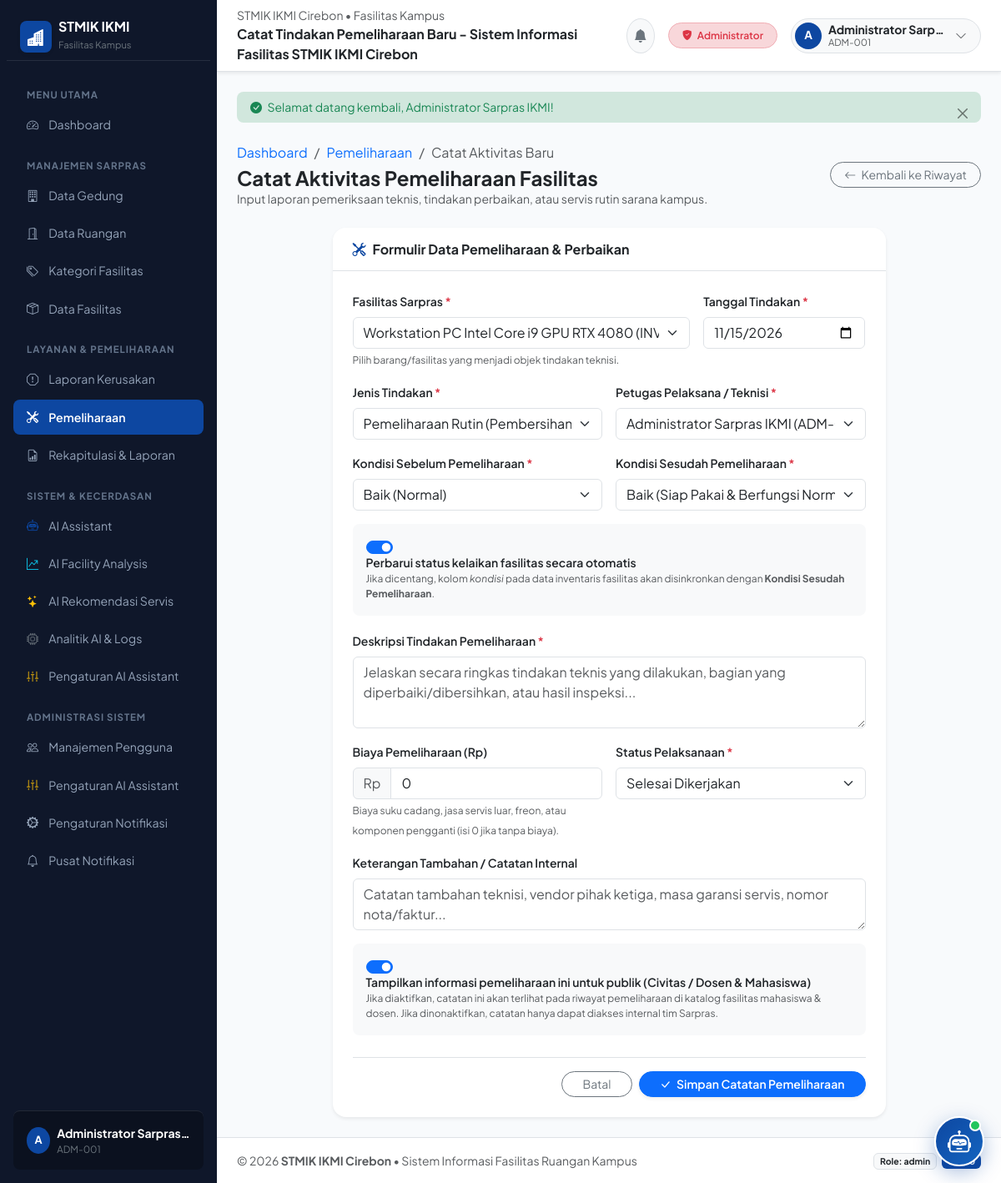
Screenshot of /public/pemeliharaan/tambah?fasilitas_id=1 (signed in) with the database file from the repository.
### tables this page shows
CREATE TABLE `users` (
  `id` int unsigned NOT NULL AUTO_INCREMENT,
  `role_id` int unsigned NOT NULL,
  `nomor_induk` varchar(50) NOT NULL COMMENT 'NIM / NIDN / NIP Civitas STMIK IKMI',
  `nama_lengkap` varchar(100) NOT NULL,
  `email` varchar(100) NOT NULL,
  `password` varchar(255) NOT NULL COMMENT 'Password terenkripsi (Bcrypt hash)',
  `telepon` varchar(20) DEFAULT NULL,
  `jenis_pengguna` enum('dosen','mahasiswa','staff','umum') NOT NULL DEFAULT 'mahasiswa',
  `status` enum('aktif','nonaktif') NOT NULL DEFAULT 'aktif',
  `created_at` timestamp NOT NULL DEFAULT CURRENT_TIMESTAMP,
  `updated_at` timestamp NOT NULL DEFAULT CURRENT_TIMESTAMP ON UPDATE CURRENT_TIMESTAMP,
  PRIMARY KEY (`id`),
  UNIQUE KEY `uq_users_nomor_induk` (`nomor_induk`),
  UNIQUE KEY `uq_users_email` (`email`),
  KEY `idx_users_role_id` (`role_id`),
  KEY `idx_users_status` (`status`),
  KEY `idx_users_jenis_pengguna` (`jenis_pengguna`),
  CONSTRAINT `fk_users_role` FOREIGN KEY (`role_id`) REFERENCES `roles` (`id`) ON DELETE RESTRICT ON UPDATE CASCADE
);

### app/views/layouts/sidebar.php (shortened to what the rows shown need)
<?php
$currentUrl = $_GET['url'] ?? 'dashboard';
$urlSegments = explode('/', trim($currentUrl, '/'));
$activeSegment = $urlSegments[0] ?? 'dashboard';
$subSegment = $urlSegments[1] ?? '';
?>
<aside class="sidebar d-flex flex-column py-3 px-2" id="mainSidebar">
    <div class="px-3 py-2 mb-3 border-bottom border-secondary border-opacity-25 d-flex align-items-center justify-content-between">
        <a href="<?= base_url('dashboard') ?>" class="text-white text-decoration-none d-flex align-items-center gap-2">
            <div class="brand-icon bg-primary text-white rounded-3 d-flex align-items-center justify-content-center p-2 shadow-sm">
                <i class="bi bi-buildings-fill fs-5"></i>
            </div>
            <div>
                <div class="fw-bold fs-6 text-white lh-1">STMIK IKMI</div>
                <small class="text-secondary" style="font-size: 0.7rem;">Fasilitas Kampus</small>
            </div>
        </a>
    </div>
    <div class="flex-grow-1 overflow-auto px-2">
        <ul class="nav flex-column">
            <li class="sidebar-heading">Menu Utama</li>
            <li class="nav-item">
                <a class="nav-link <?= ($activeSegment === 'dashboard') ? 'active' : '' ?>" href="<?= base_url('dashboard') ?>">
                    <i class="bi bi-speedometer2"></i> Dashboard
                </a>
            </li>
            <?php if (Auth::hasRole(['admin', 'petugas_sarpras'])): ?>
                <li class="sidebar-heading">Manajemen Sarpras</li>
                <li class="nav-item">
                    <a class="nav-link <?= ($activeSegment === 'gedung') ? 'active' : '' ?>" href="<?= base_url('gedung') ?>">
                        <i class="bi bi-building"></i> Data Gedung
                    </a>
                </li>
                <li class="nav-item">
                    <a class="nav-link <?= ($activeSegment === 'ruangan') ? 'active' : '' ?>" href="<?= base_url('ruangan') ?>">
                        <i class="bi bi-door-open"></i> Data Ruangan
                    </a>
                </li>
                <?php if (Auth::hasRole('admin')): ?>
                <li class="nav-item">
                    <a class="nav-link <?= ($activeSegment === 'kategori') ? 'active' : '' ?>" href="<?= base_url('kategori') ?>">
                        <i class="bi bi-tags"></i> Kategori Fasilitas
                    </a>
                </li>
                <?php endif; ?>
                <li class="nav-item">
                    <a class="nav-link <?= ($activeSegment === 'fasilitas') ? 'active' : '' ?>" href="<?= base_url('fasilitas') ?>">
                        <i class="bi bi-box-seam"></i> Data Fasilitas
                    </a>
                </li>
                <li class="sidebar-heading">Layanan & Pemeliharaan</li>
                <li class="nav-item">
                    <a class="nav-link <?= ($activeSegment === 'laporan') ? 'active' : '' ?>" href="<?= base_url('laporan') ?>">
                        <i class="bi bi-exclamation-octagon"></i> Laporan Kerusakan
                    </a>
                </li>
                <li class="nav-item">
                    <a class="nav-link <?= ($activeSegment === 'pemeliharaan') ? 'active' : '' ?>" href="<?= base_url('pemeliharaan') ?>">
                        <i class="bi bi-tools"></i> Pemeliharaan
                    </a>
                </li>
                <li class="nav-item">
                    <a class="nav-link <?= ($activeSegment === 'report' || $activeSegment === 'reporting') ? 'active' : '' ?>" href="<?= base_url('report') ?>">
                        <i class="bi bi-file-earmark-bar-graph"></i> Rekapitulasi & Laporan
                    </a>
                </li>
                <li class="sidebar-heading">Sistem & Kecerdasan</li>
                <li class="nav-item">
                    <a class="nav-link <?= ($activeSegment === 'ai-assistant' || $activeSegment === 'ai_assistant') ? 'active' : '' ?>" href="<?= base_url('ai-assistant') ?>">
                        <i class="bi bi-robot text-primary"></i> AI Assistant
                    </a>
                </li>
                <li class="nav-item">
                    <a class="nav-link <?= ($activeSegment === 'ai' && $subSegment === 'analysis') ? 'active' : '' ?>" href="<?= base_url('ai/analysis') ?>">
                        <i class="bi bi-graph-up-arrow text-info"></i> AI Facility Analysis
                    </a>
                </li>
                <li class="nav-item">
                    <a class="nav-link <?= ($activeSegment === 'ai' && $subSegment === 'recommendations') ? 'active' : '' ?>" href="<?= base_url('ai/recommendations') ?>">
                        <i class="bi bi-stars text-warning"></i> AI Rekomendasi Servis
                    </a>
                </li>
                <li class="nav-item">
                    <a class="nav-link <?= ($activeSegment === 'ai' && ($subSegment === '' || $subSegment === 'index' || $subSegment === 'logs')) ? 'active' : '' ?>" href="<?= base_url('ai') ?>">
                        <i class="bi bi-cpu text-secondary"></i> Analitik AI & Logs
                    </a>
                </li>
                <?php if (Auth::hasRole('admin')): ?>
                <li class="nav-item">
                    <a class="nav-link <?= ($activeSegment === 'ai' && $subSegment === 'pengaturan') ? 'active' : '' ?>" href="<?= base_url('ai/pengaturan') ?>">
                        <i class="bi bi-sliders2-vertical text-warning"></i> Pengaturan AI Assistant
                    </a>
                </li>
                <?php endif; ?>
                <?php if (Auth::hasRole('admin')): ?>
                <li class="sidebar-heading">Administrasi Sistem</li>
                <li class="nav-item">
                    <a class="nav-link <?= ($activeSegment === 'user' || $activeSegment === 'users') ? 'active' : '' ?>" href="<?= base_url('user') ?>">
                        <i class="bi bi-people"></i> Manajemen Pengguna
                    </a>
                </li>
                <li class="nav-item">
                    <a class="nav-link <?= ($activeSegment === 'ai' && $subSegment === 'pengaturan') ? 'active' : '' ?>" href="<?= base_url('ai/pengaturan') ?>">
                        <i class="bi bi-sliders2-vertical text-warning"></i> Pengaturan AI Assistant
                    </a>
                </li>
                <li class="nav-item">
                    <a class="nav-link <?= ($activeSegment === 'notifikasi' && $subSegment === 'pengaturan') ? 'active' : '' ?>" href="<?= base_url('notifikasi/pengaturan') ?>">
                        <i class="bi bi-gear-wide-connected"></i> Pengaturan Notifikasi
                    </a>
                </li>
                <?php endif; ?>
                <li class="nav-item">
                    <a class="nav-link <?= ($activeSegment === 'notifikasi' && $subSegment !== 'pengaturan') ? 'active' : '' ?>" href="<?= base_url('notifikasi') ?>">
                        <i class="bi bi-bell"></i> Pusat Notifikasi
                    </a>
                </li>
            <?php endif; ?>
        </ul>
    </div>
    <div class="p-3 mt-auto border-top border-secondary border-opacity-25 bg-black bg-opacity-25 rounded-3 mx-2">
        <div class="d-flex align-items-center gap-2">
            <div class="user-avatar" style="width: 32px; height: 32px; font-size: 0.8rem;">
                <?= strtoupper(substr(Auth::user()['nama_lengkap'] ?? 'U', 0, 1)) ?>
            </div>
            <div class="overflow-hidden">
                <div class="text-white text-truncate small fw-bold"><?= htmlspecialchars(Auth::user()['nama_lengkap'] ?? '') ?></div>
                <div class="text-secondary small" style="font-size: 0.72rem;"><?= htmlspecialchars(Auth::user()['nomor_induk'] ?? '') ?></div>
            </div>
        </div>
    </div>
</aside>

### app/views/layouts/topbar.php (shortened to what the rows shown need)
<?php
$user = Auth::user();
$roleName = $user['nama_role'] ?? 'pengguna';
$roleBadgeClass = 'bg-success-subtle text-success border border-success-subtle';
$roleLabel = 'Civitas Akademika';
if ($roleName === 'admin') {
    $roleBadgeClass = 'bg-danger-subtle text-danger border border-danger-subtle';
    $roleLabel = 'Administrator';
} elseif ($roleName === 'petugas_sarpras') {
    $roleBadgeClass = 'bg-warning-subtle text-warning border border-warning-subtle';
    $roleLabel = 'Petugas Sarpras';
} elseif ($user['jenis_pengguna'] === 'dosen') {
    $roleLabel = 'Dosen Pengguna';
} elseif ($user['jenis_pengguna'] === 'mahasiswa') {
    $roleLabel = 'Mahasiswa Pengguna';
}
?>
<div class="content-area">
    <header class="bg-white border-bottom py-2 px-3 px-lg-4 sticky-top shadow-sm">
        <div class="d-flex align-items-center justify-content-between">
            <div class="d-flex align-items-center gap-3">
                <div class="d-none d-sm-block">
                    <div class="text-muted small">STMIK IKMI Cirebon &bull; Fasilitas Kampus</div>
                    <div class="fw-bold text-dark fs-6"><?= htmlspecialchars($title ?? 'Dashboard') ?></div>
                </div>
            </div>
            <div class="d-flex align-items-center gap-3">
                <div class="dropdown" id="notifBellDropdown">
                    <button class="btn btn-light btn-sm rounded-circle position-relative border p-2"
                            type="button" data-bs-toggle="dropdown" aria-expanded="false"
                            title="Notifikasi" id="notifBellBtn">
                        <i class="bi bi-bell-fill fs-6 text-secondary"></i>
                    </button>
                </div>
                <span class="badge <?= $roleBadgeClass ?> px-3 py-2 rounded-pill fw-semibold small">
                    <i class="bi bi-shield-fill-check me-1"></i> <?= $roleLabel ?>
                </span>
                <div class="dropdown">
                    <button class="btn btn-light bg-light rounded-pill p-1 pe-3 d-flex align-items-center gap-2 border"
                            type="button" data-bs-toggle="dropdown" aria-expanded="false">
                        <div class="user-avatar" style="width: 32px; height: 32px; font-size: 0.85rem;">
                            <?= strtoupper(substr($user['nama_lengkap'] ?? 'U', 0, 1)) ?>
                        </div>
                        <div class="text-start d-none d-md-block" style="line-height: 1.2;">
                            <div class="small fw-bold text-dark text-truncate" style="max-width: 140px;">
                                <?= htmlspecialchars($user['nama_lengkap'] ?? '') ?>
                            </div>
                            <div class="text-muted" style="font-size: 0.7rem;">
                                <?= htmlspecialchars($user['nomor_induk'] ?? '') ?>
                            </div>
                        </div>
                        <i class="bi bi-chevron-down text-muted small ms-1"></i>
                    </button>
                </div>
            </div>
        </div>
    </header>
    <main class="p-3 p-lg-4 flex-grow-1">
        <?php if (!empty($_SESSION['flash_success'])): ?>
            <div class="alert alert-success alert-dismissible fade show border-0 bg-success-subtle text-success small py-2 px-3 mb-4 rounded-3" role="alert">
                <i class="bi bi-check-circle-fill me-1"></i> <?= $_SESSION['flash_success']; unset($_SESSION['flash_success']); ?>
                <button type="button" class="btn-close small" data-bs-dismiss="alert" aria-label="Close"></button>
            </div>
        <?php endif; ?>

### rows the page displays
users: nama_lengkap "A", nama_lengkap "Administrator Sarpras…", nomor_induk "ADM-001", nama_lengkap "Administrator Sarp…"

### other values shown
$title "Catat Tindakan Pemeliharaan Baru - Sistem Informasi Fasilitas STMIK IKMI Cirebon"
$roleLabel "Administrator"
$_SESSION['flash_success'] "Selamat datang kembali, Administrator Sarpras IKMI!"
Auth::role() "admin"
APP_VERSION "1.0.0"
form field fasilitas_id "Workstation PC Intel Core i9 GPU RTX 4080 (INV-2024-AI-001) - Ruang: Laboratorium AI & Data Science [Kondisi: Baik]"
form field petugas_id "Administrator Sarpras IKMI (ADM-001)"
